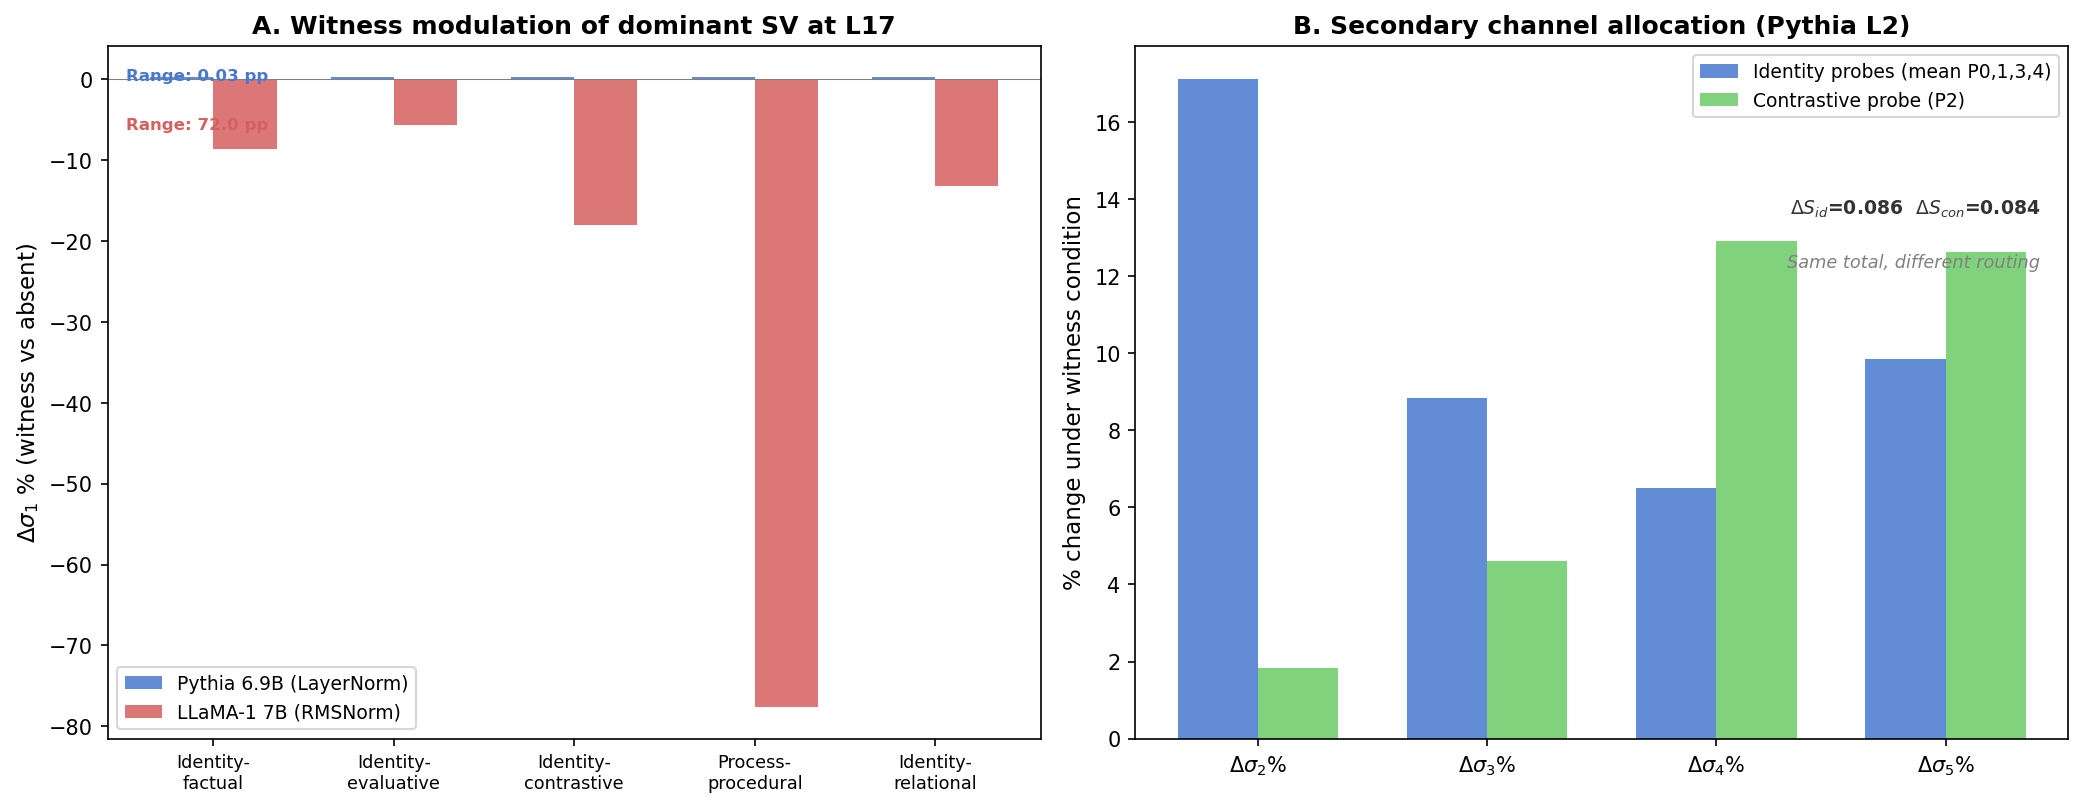

Write the Python code that produced this figure.
#!/usr/bin/env python3
"""Fig 11: Content-Type Democratization — LayerNorm equalizes, RMSNorm stratifies.
Left: per-probe Δσ₁% at L17 (Pythia flat, LLaMA-1 spread).
Right: secondary channel allocation at L2 (σ₂ vs σ₄/σ₅ routing in Pythia)."""
import json, sys
import numpy as np
import matplotlib
matplotlib.use('Agg')
import matplotlib.pyplot as plt
from pathlib import Path
from glob import glob

results_dir = Path(__file__).parent.parent / "results"

def load_latest(pattern):
    files = sorted(glob(str(results_dir / pattern)))
    if not files:
        return None
    return json.load(open(files[-1]))

pythia = load_latest("exp_pythia69b_perlayer_*.json")
llama1 = load_latest("exp_llama1_perlayer_*.json")

if not pythia or not llama1:
    sys.exit("Missing data files")

def index_data(data):
    by_pl = {}
    for entry in data['raw']:
        key = (entry['probe_idx'], entry['layer'], entry['condition'])
        by_pl[key] = entry
    return by_pl

py = index_data(pythia)
ll = index_data(llama1)

probe_labels = [
    'Identity-\nfactual',
    'Identity-\nevaluative',
    'Identity-\ncontrastive',
    'Process-\nprocedural',
    'Identity-\nrelational',
]
probe_short = ['P0', 'P1', 'P2', 'P3', 'P4']

fig, (ax1, ax2) = plt.subplots(1, 2, figsize=(14, 5.5))

# Panel A: per-probe Δσ₁% at L17
py_ds1 = []
ll_ds1 = []
for pidx in range(5):
    r_py = py.get((pidx, 17, 'receptive'))
    a_py = py.get((pidx, 17, 'absent'))
    r_ll = ll.get((pidx, 17, 'receptive'))
    a_ll = ll.get((pidx, 17, 'absent'))
    if r_py and a_py and a_py['sigma_1'] > 0:
        py_ds1.append((r_py['sigma_1'] - a_py['sigma_1']) / a_py['sigma_1'] * 100)
    if r_ll and a_ll and a_ll['sigma_1'] > 0:
        ll_ds1.append((r_ll['sigma_1'] - a_ll['sigma_1']) / a_ll['sigma_1'] * 100)

x = np.arange(5)
w = 0.35
bars1 = ax1.bar(x - w/2, py_ds1, w, label='Pythia 6.9B (LayerNorm)', color='#4878CF', alpha=0.85)
bars2 = ax1.bar(x + w/2, ll_ds1, w, label='LLaMA-1 7B (RMSNorm)', color='#D65F5F', alpha=0.85)

ax1.set_ylabel(r'$\Delta\sigma_1$ % (witness vs absent)', fontsize=11)
ax1.set_title('A. Witness modulation of dominant SV at L17', fontsize=12, fontweight='bold')
ax1.set_xticks(x)
ax1.set_xticklabels(probe_labels, fontsize=8.5)
ax1.axhline(y=0, color='gray', linewidth=0.5, linestyle='-')
ax1.legend(fontsize=9, loc='lower left')

py_range = max(py_ds1) - min(py_ds1)
ll_range = max(ll_ds1) - min(ll_ds1)
ax1.annotate('Range: %.2f pp' % py_range, xy=(0.02, 0.95), xycoords='axes fraction',
             fontsize=8, color='#4878CF', fontweight='bold')
ax1.annotate('Range: %.1f pp' % ll_range, xy=(0.02, 0.88), xycoords='axes fraction',
             fontsize=8, color='#D65F5F', fontweight='bold')

# Panel B: secondary channel allocation in Pythia at L2
sv_names = [r'$\Delta\sigma_2$%', r'$\Delta\sigma_3$%', r'$\Delta\sigma_4$%', r'$\Delta\sigma_5$%']
identity_avg = []
contrastive = []

for sv_key in ['sigma_2', 'sigma_3', 'sigma_4', 'sigma_5']:
    id_vals = []
    for pidx in [0, 1, 3, 4]:
        r = py.get((pidx, 2, 'receptive'))
        a = py.get((pidx, 2, 'absent'))
        if r and a and a[sv_key] > 0:
            id_vals.append((r[sv_key] - a[sv_key]) / a[sv_key] * 100)
    identity_avg.append(np.mean(id_vals))

    r = py.get((2, 2, 'receptive'))
    a = py.get((2, 2, 'absent'))
    if r and a and a[sv_key] > 0:
        contrastive.append((r[sv_key] - a[sv_key]) / a[sv_key] * 100)

x2 = np.arange(4)
bars3 = ax2.bar(x2 - w/2, identity_avg, w, label='Identity probes (mean P0,1,3,4)',
                color='#4878CF', alpha=0.85)
bars4 = ax2.bar(x2 + w/2, contrastive, w, label='Contrastive probe (P2)',
                color='#6ACC65', alpha=0.85)

ax2.set_ylabel('% change under witness condition', fontsize=11)
ax2.set_title('B. Secondary channel allocation (Pythia L2)', fontsize=12, fontweight='bold')
ax2.set_xticks(x2)
ax2.set_xticklabels(sv_names, fontsize=10)
ax2.legend(fontsize=9)
ax2.axhline(y=0, color='gray', linewidth=0.5, linestyle='-')

dS_id = np.mean([py.get((pidx, 2, 'receptive'))['S'] - py.get((pidx, 2, 'absent'))['S']
                  for pidx in [0, 1, 3, 4]])
dS_con = py.get((2, 2, 'receptive'))['S'] - py.get((2, 2, 'absent'))['S']
ax2.text(0.97, 0.78, r'$\Delta S_{id}$=%.3f  $\Delta S_{con}$=%.3f' % (dS_id, dS_con),
         transform=ax2.transAxes, fontsize=9, fontweight='bold', color='#333',
         ha='right', va='top')
ax2.text(0.97, 0.70, 'Same total, different routing', transform=ax2.transAxes,
         fontsize=8.5, color='gray', fontstyle='italic', ha='right', va='top')

plt.tight_layout()
out = Path(__file__).parent / "fig11_content_democratization.png"
plt.savefig(out, dpi=150, bbox_inches='tight')
print("Saved:", out)
